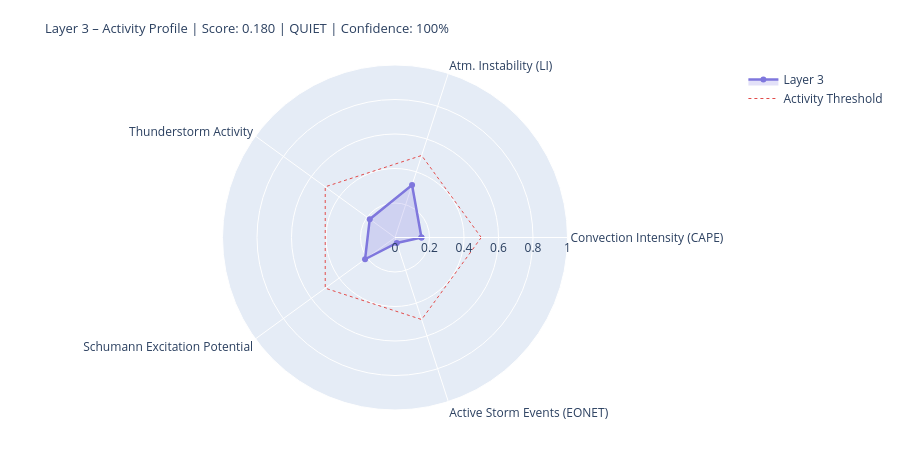

The cell this chart's notebook holds for it:
### Markdown cell above
---
## 4. State Assessment & Handoff to Layer 4/5

### Code cell
# ============================================================
# LAYER-3-SCORE
# Five dynamic components
# ============================================================

def norm(v, lo, hi):
    if v is None or (isinstance(v, float) and math.isnan(v)): return None
    return round(max(0.0, min(1.0, (v - lo) / (hi - lo))), 4)

# --- 1) Convection intensity (global CAPE mean) ---
cape_mean = df_atm['cape'].dropna().mean() if not df_atm.empty else None
conv_score = norm(cape_mean, 0, 3000)
conv_src   = 'primary' if cape_mean is not None else 'missing'

# --- 2) Atmospheric instability (LI mean) ---
li_mean   = df_atm['li'].dropna().mean() if not df_atm.empty else None
# Negative LI = unstable → higher score
instab_score = norm(-li_mean if li_mean is not None else None, -6, 6)
instab_src   = 'primary' if li_mean is not None else 'missing'

# --- 3) Thunderstorm activity (mean thunder score + WMO count) ---
thunder_mean = df_atm['thunder_score'].mean() if not df_atm.empty else None
n_thunder    = int(df_atm['thunderstorm'].sum()) if not df_atm.empty else 0
thunder_score_val = norm(
    (thunder_mean or 0) * 0.7 + n_thunder * 0.1, 0, 1.0
) if thunder_mean is not None else None
thunder_src = 'primary'

# --- 4) Schumann excitation potential (weighted Schumann contribution) ---
schumann_pot = df_atm['schumann_contribution'].mean() if not df_atm.empty else None
# Boosted by Layer-2 thunderstorm trigger
if schumann_pot is not None and l2_thunder:
    schumann_pot = min(1.0, schumann_pot * 1.2)
schumann_score = norm(schumann_pot, 0, 1.0) if schumann_pot is not None else None
schumann_src   = 'derived'

# --- 5) Storm activity (NASA EONET) ---
# Distinction: None = data not loaded, 0.0 = loaded but no events
storm_score = None
storm_src   = 'missing'
if raw.get('storms') is not None:          # API reached successfully
    storm_score = norm(len(storm_events), 0, 30) if storm_events else 0.0
    storm_src   = 'primary'

# X-Ray and Kp: context only, not in dynamic score
# (X-Ray = Layer-0/4 driver; Kp = geomagnetic index, not a lightning proxy)
xray_context = None
if raw.get('xray'):
    df_xc = pd.DataFrame(raw['xray'])
    fc = next((c for c in df_xc.columns
               if any(k in c.lower() for k in ['flux','long']) and 'time' not in c.lower()),
              df_xc.columns[1])
    df_xc[fc] = pd.to_numeric(df_xc[fc], errors='coerce')
    xray_last = df_xc[fc].dropna().iloc[-1] if not df_xc[fc].dropna().empty else None
    if xray_last:
        xray_class = ('X' if xray_last>=1e-4 else 'M' if xray_last>=1e-5
                      else 'C' if xray_last>=1e-6 else 'B')
        xray_context = {'flux': float(xray_last), 'class': xray_class}
        print(f'X-Ray context: {xray_class}-class ({xray_last:.2e} W/m²)')

# --- Aggregate ---
COMPONENTS = {
    'Convection Intensity (CAPE)':  {'score': conv_score,       'source': conv_src,    'dynamic': True},
    'Atm. Instability (LI)':         {'score': instab_score,     'source': instab_src,  'dynamic': True},
    'Thunderstorm Activity':              {'score': thunder_score_val, 'source': thunder_src, 'dynamic': True},
    'Schumann Excitation Potential':   {'score': schumann_score,   'source': schumann_src,'dynamic': True},
    'Active Storm Events (EONET)': {'score': storm_score,      'source': storm_src,   'dynamic': True},
}

available   = {k: v['score'] for k, v in COMPONENTS.items() if v['score'] is not None}
unavailable = [k for k, v in COMPONENTS.items() if v['score'] is None]
layer3_score = round(sum(available.values()) / len(available), 4) if available else None
confidence   = round(len(available) / len(COMPONENTS), 2)
level = ('unknown' if layer3_score is None
         else 'quiet'   if layer3_score < 0.3
         else 'moderate' if layer3_score < 0.6
         else 'active')
dominant_l3 = max(available, key=available.get) if available else 'none'

# --- Ausgabe ---
W = 68
print('=' * W)
print('LAYER 3 – ATMOSPHERE / WEATHER / THUNDERSTORMS – STATE ASSESSMENT')
print('=' * W)
for name, comp in COMPONENTS.items():
    s = comp['score']
    if s is not None:
        bar = '█' * int(s * 20) + '░' * (20 - int(s * 20))
        print(f'  {name:<36} {bar}  {s:.3f}  [{comp["source"]}]')
    else:
        print(f'  {name:<36} {"─" * 20}  n/a   [missing]')
print('-' * W)
print(f'  Score:        {layer3_score:.3f}  ({len(available)}/{len(COMPONENTS)} components)')
print(f'  Confidence:   {confidence:.0%}')
print(f'  Level:        {level.upper()}')
print(f'  Dominant:     {dominant_l3}')
print(f'  CAPE mean:    {cape_mean:.0f} J/kg' if cape_mean else '  CAPE mean:    n/a')
print(f'  LI mean:      {li_mean:.1f} K' if li_mean is not None else '  LI mean:      n/a')
print(f'  Thunderstorms:{n_thunder} points (WMO)  +  {len(storm_events)} NASA EONET')
print('=' * W)

# Radar
cats   = list(available.keys())
vals_r = list(available.values())
if len(cats) >= 3:
    fig = go.Figure()
    fig.add_trace(go.Scatterpolar(
        r=vals_r + [vals_r[0]], theta=cats + [cats[0]],
        fill='toself', fillcolor='rgba(127,119,221,0.22)',
        line=dict(color='#7F77DD', width=2.5), name='Layer 3'
    ))
    fig.add_trace(go.Scatterpolar(
        r=[0.5] * (len(cats)+1), theta=cats + [cats[0]],
        line=dict(color='#E24B4A', dash='dot', width=1),
        mode='lines', name='Activity Threshold'
    ))
    fig.update_layout(
        title=dict(
            text=f'Layer 3 – Activity Profile | Score: {layer3_score:.3f} | {level.upper()} | Confidence: {confidence:.0%}',
            font=dict(size=13)
        ),
        polar=dict(radialaxis=dict(visible=True, range=[0, 1])),
        height=450, showlegend=True,
        margin=dict(l=60, r=60, t=65, b=40)
    )
    fig.show()

### Figure 1 — Plotly figure (JSON) as saved in the notebook; plotly's stock layout.template omitted (floating-point values rounded to 4 significant figures)
{"data": [{"fill": "toself", "fillcolor": "rgba(127,119,221,0.22)", "line": {"color": "#7F77DD", "width": 2.5}, "name": "Layer 3", "r": [0.1533, 0.32, 0.1809, 0.2146, 0.0333, 0.1533], "theta": ["Convection Intensity (CAPE)", "Atm. Instability (LI)", "Thunderstorm Activity", "Schumann Excitation Potential", "Active Storm Events (EONET)", "Convection Intensity (CAPE)"], "type": "scatterpolar"}, {"line": {"color": "#E24B4A", "dash": "dot", "width": 1}, "mode": "lines", "name": "Activity Threshold", "r": [0.5, 0.5, 0.5, 0.5, 0.5, 0.5], "theta": ["Convection Intensity (CAPE)", "Atm. Instability (LI)", "Thunderstorm Activity", "Schumann Excitation Potential", "Active Storm Events (EONET)", "Convection Intensity (CAPE)"], "type": "scatterpolar"}], "layout": {"height": 450, "margin": {"b": 40, "l": 60, "r": 60, "t": 65}, "polar": {"radialaxis": {"range": [0, 1], "visible": true}}, "showlegend": true, "title": {"font": {"size": 13}, "text": "Layer 3 – Activity Profile | Score: 0.180 | QUIET | Confidence: 100%"}}}
